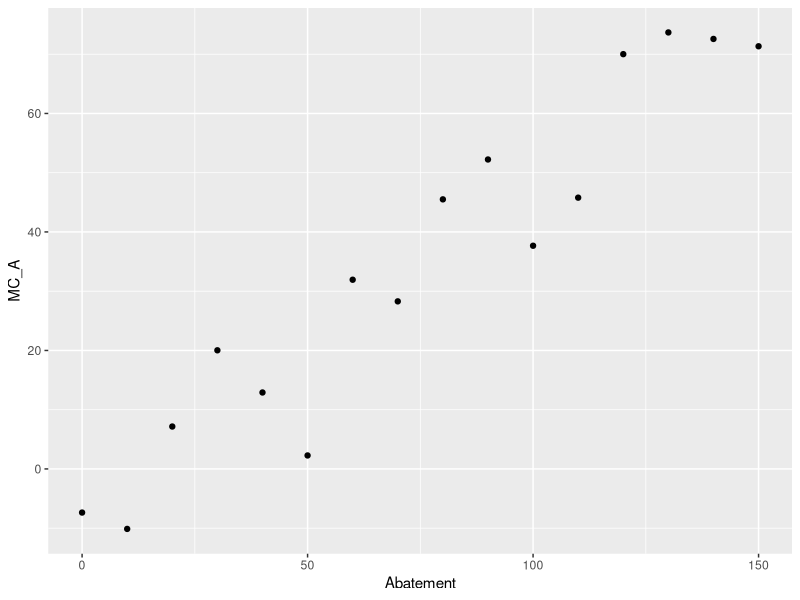
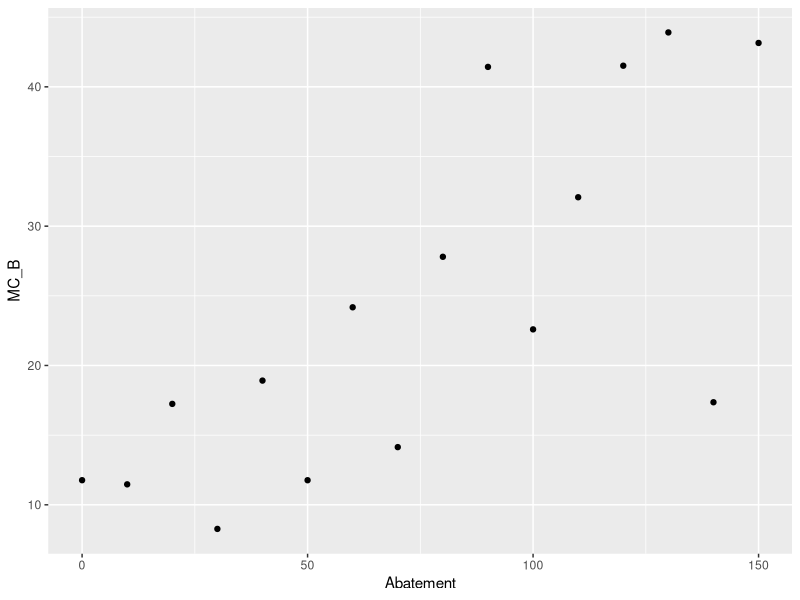
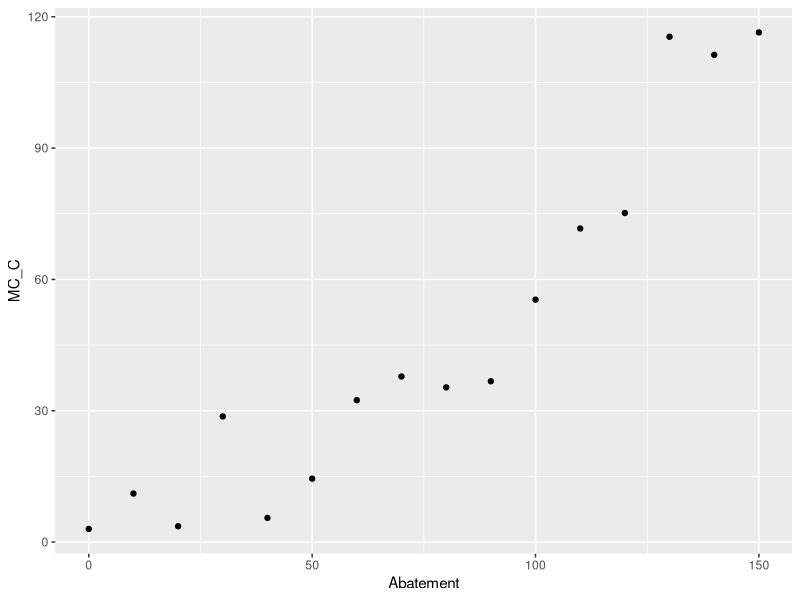
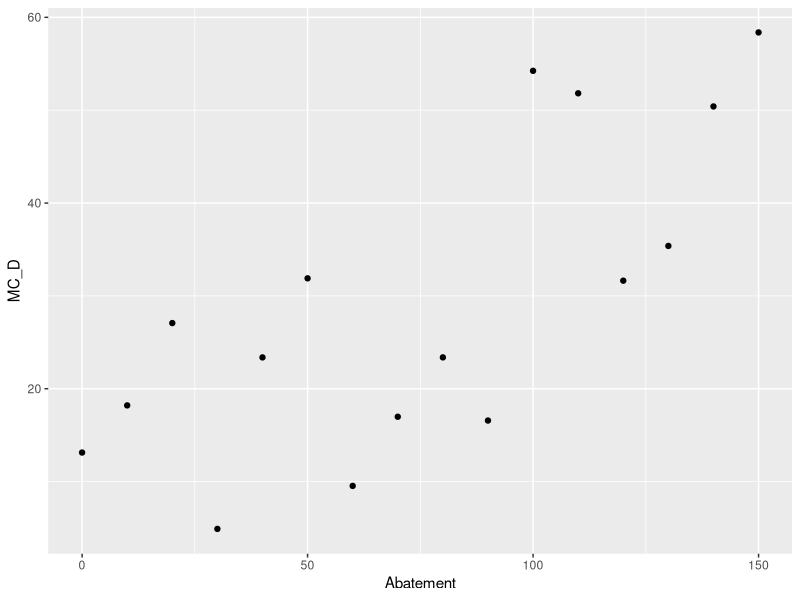
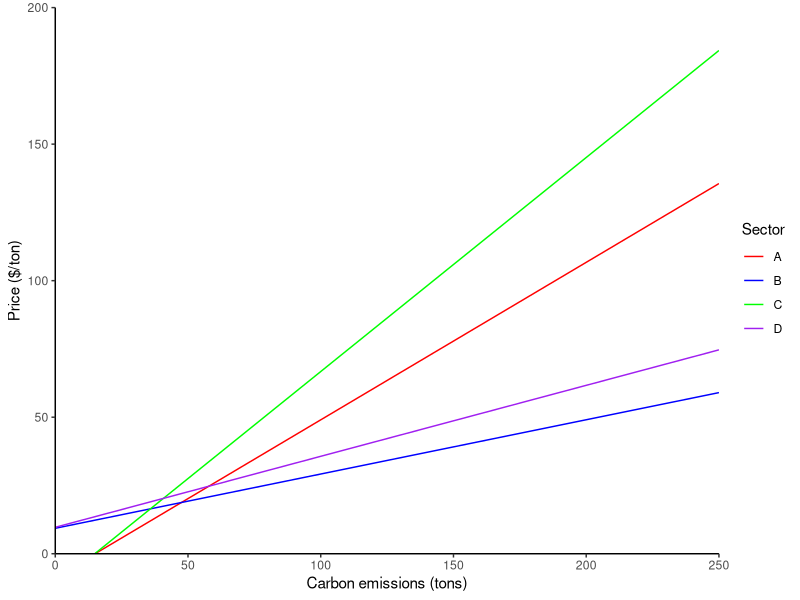
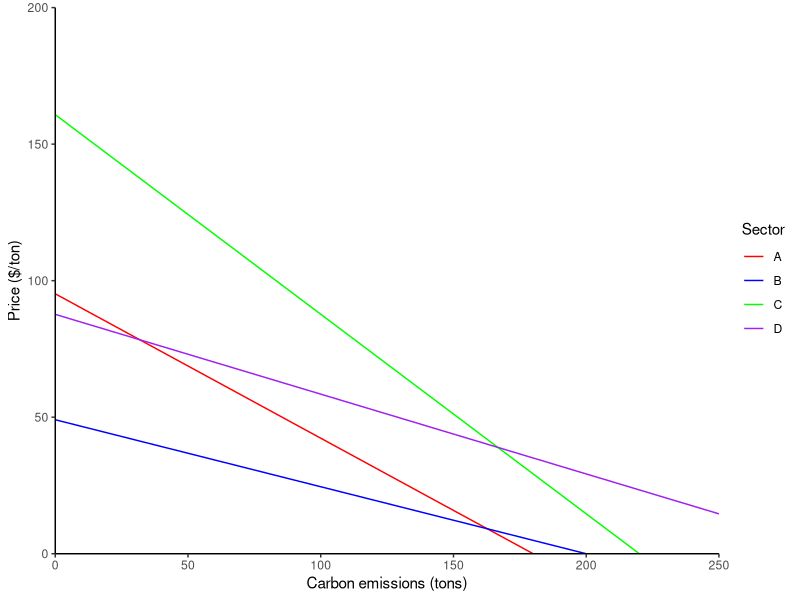

Source code (R) for these figures, in order:
## ---- chunk 1
knitr::opts_chunk$set(echo = TRUE)
## ---- chunk 2

library(tidyverse)
library(reshape2)

carbon_abate <- read_csv("HW4Data.csv")

## ---- chunk 3
#Marginal cost of abatement scatter plots
sector_A <- ggplot(carbon_abate, aes(x = Abatement, y = MC_A)) +
  geom_point()
sector_A

sector_B <- ggplot(carbon_abate, aes(x = Abatement, y = MC_B)) +
  geom_point()
sector_B

sector_C <- ggplot(carbon_abate, aes(x = Abatement, y = MC_C)) +
  geom_point()
sector_C

sector_D <- ggplot(carbon_abate, aes(x = Abatement, y = MC_D)) +
  geom_point()
sector_D

## ---- chunk 4

#MC Linear regressions
model_A <- lm(MC_A ~ Abatement, data = carbon_abate)
summary(model_A)

model_B <- lm(MC_B ~ Abatement, data = carbon_abate)
summary(model_B)

model_C <- lm(MC_C ~ Abatement, data = carbon_abate)
summary(model_C)

model_D <- lm(MC_D ~ Abatement, data = carbon_abate)
summary(model_D)

#MC Functions 
MC_A_fxn <- function(Q) {(model_A$coefficients[2])*Q + model_A$coefficients[1]}
MC_B_fxn <- function(Q) {(model_B$coefficients[2])*Q + model_B$coefficients[1]}
MC_C_fxn <- function(Q) {(model_C$coefficients[2])*Q + model_C$coefficients[1]}
MC_D_fxn <- function(Q) {(model_D$coefficients[2])*Q + model_D$coefficients[1]}
## ---- chunk 5

#MC graph
MC_graph <- ggplot(data.frame(x=c(1, 250)), aes(x=x)) + 
  stat_function(fun = MC_A_fxn, geom = "line", aes(color="A")) + 
  stat_function(fun = MC_B_fxn, geom = "line", aes(color="B")) + 
  stat_function(fun = MC_C_fxn, geom = "line", aes(color="C")) + 
  stat_function(fun = MC_D_fxn, geom = "line", aes(color="D")) + 
  xlab("Carbon emissions (tons)") + 
  ylab("Price ($/ton)") +
  scale_x_continuous(expand = c(0,0), limits = c(0,250))+
  scale_y_continuous(expand = c(0,0), limits = c(0,200))+ 
  scale_color_manual(values = c(A="red", B="blue", C="green", D="purple"), name = "Sector")+
  theme_classic() 
MC_graph


## ---- chunk 6
#Set initial emissions
Q_A_initial <- 180
Q_B_initial <- 200
Q_C_initial <- 220
Q_D_initial <- 300


#Price for each sector at their initial Q (i.e. the y intercept of the demand function)
demand_A_int <- (model_A$coefficients[1] + model_A$coefficients[2]*Q_A_initial)
demand_A_int #95.18706 

demand_B_int <- (model_B$coefficients[1] + model_B$coefficients[2]*Q_B_initial)
demand_B_int #49.06656 

demand_C_int <- (model_C$coefficients[1] + model_C$coefficients[2]*Q_C_initial)
demand_C_int #160.7868 

demand_D_int <- (model_D$coefficients[1] + model_D$coefficients[2]*Q_D_initial)
demand_D_int #87.66577 


#Slope of the demand function for each sector
demand_A_slope <- (demand_A_int/-Q_A_initial)
demand_A_slope # -0.528817 

demand_B_slope <- (demand_B_int/-Q_B_initial)
demand_B_slope # -0.2453328 

demand_C_slope <- (demand_C_int/-Q_C_initial)
demand_C_slope # -0.7308492 

demand_D_slope <- (demand_D_int/-Q_D_initial)
demand_D_slope # -0.2922192 


#Final demand functions (price = slope*Q + intercept)
demand_A_fxn <- function(Q) {demand_A_slope*Q + demand_A_int}
demand_B_fxn <- function(Q) {demand_B_slope*Q + demand_B_int}
demand_C_fxn <- function(Q) {demand_C_slope*Q + demand_C_int}
demand_D_fxn <- function(Q) {demand_D_slope*Q + demand_D_int}


## ---- chunk 7
#Demand graph
demand_graph <- ggplot(data.frame(x=c(1, 250)), aes(x=x)) + 
  stat_function(fun = demand_A_fxn, geom = "line", aes(color="A")) + 
  stat_function(fun = demand_B_fxn, geom = "line", aes(color="B")) + 
  stat_function(fun = demand_C_fxn, geom = "line", aes(color="C")) + 
  stat_function(fun = demand_D_fxn, geom = "line", aes(color="D")) + 
  xlab("Carbon emissions (tons)") + 
  ylab("Price ($/ton)") +
  scale_x_continuous(expand = c(0,0), limits = c(0,250))+
  scale_y_continuous(expand = c(0,0), limits = c(0,200))+
  theme_classic() +
  scale_color_manual(values = c(A="red", B="blue", C="green", D="purple"), name = "Sector")
demand_graph


## ---- chunk 8
#Sector cost
cost_A_cap <- integrate(demand_A_fxn, 80, Q_A_initial)
cost_A_cap # 2644.085

cost_B_cap <- integrate(demand_B_fxn, 100, Q_B_initial)
cost_B_cap # 1226.664

cost_C_cap <- integrate(demand_C_fxn, 120, Q_C_initial)
cost_C_cap # 3654.246

## ---- chunk 9
#Total cost
cost_total_cap <- cost_A_cap[["value"]] + cost_B_cap[["value"]] + cost_C_cap[["value"]]
cost_total_cap # 7524.995

#Total cost of the carbon cap policy is $7524.995

## ---- chunk 10

#Total tax revenue = $0 
## ---- chunk 11

#Define the coefficients
MC_A_slope <- model_A$coefficients[2]
MC_B_slope <- model_B$coefficients[2]
MC_C_slope <- model_C$coefficients[2]
MC_D_slope <- model_D$coefficients[2]

MC_A_int <- model_A$coefficients[1]
MC_B_int <- model_B$coefficients[1]
MC_C_int <- model_C$coefficients[1]
MC_D_int <- model_D$coefficients[1]

#Create an aggregate marginal cost function
MC_agg_fxn <- function(Q) {(Q + (MC_A_int/MC_A_slope) + (MC_B_int/MC_B_slope) + (MC_C_int/MC_C_slope)) / ((1/MC_A_slope) + (1/MC_B_slope) + (1/MC_C_slope))}

tax <- MC_agg_fxn(300)
tax #39.42658 

#MC solved for price to calculate the quantitiy Carbon emitted with tax price
A_MC_P <- function(P) {(P - model_A$coefficients[1]) / model_A$coefficients[2]}
B_MC_P <- function(P) {(P - model_B$coefficients[1]) / model_B$coefficients[2]}
C_MC_P <- function(P) {(P - model_C$coefficients[1]) / model_C$coefficients[2]}
D_MC_P <- function(P) {(P - model_D$coefficients[1]) / model_D$coefficients[2]}

#carbon emitted per sector with tax
Q_A_tax <- Q_A_initial- A_MC_P(tax)
Q_B_tax <- Q_B_initial - B_MC_P(tax)
Q_C_tax <- Q_C_initial - C_MC_P(tax)

#amount amount emitted!
Q_A_tax #96.66511 tons carbon
Q_B_tax #48.50442 tons carbon
Q_C_tax #154.8305 tons carbon

#total emitted
Q_total_tx <- Q_A_tax + Q_B_tax + Q_C_tax
Q_total_tx


## ---- chunk 12
#amount adate per sector
abate_A_tax <- A_MC_P(tax)
abate_B_tax <- B_MC_P(tax)
abate_C_tax <- C_MC_P(tax)

# cost to each sector
cost_A_tax <- integrate(MC_A_fxn, 0, abate_A_tax)
total_cost_A_tax <- cost_A_tax[["value"]] + (Q_A_tax*tax) # adding in the tax amount for the total cost, Eamon mentioned this let me know if you think this makes sense
total_cost_A_tax # 5093.786 total cost to sector A under tax (with addition of tax)

cost_B_tax <- integrate(MC_B_fxn, 0, abate_B_tax)
total_cost_B_tax <- cost_B_tax[["value"]] + (Q_B_tax*tax)
total_cost_B_tax #5604.635

cost_C_tax <- integrate(MC_C_fxn, 0, abate_C_tax)
total_cost_C_tax <- cost_C_tax[["value"]] + (Q_C_tax*tax)
total_cost_C_tax #7009.365

total_cost_tax_prerev <- total_cost_A_tax + total_cost_B_tax + total_cost_C_tax
total_cost_tax_prerev

## ---- chunk 13
#amount emitted times the tax
A_tax_rev <- Q_A_tax*tax
B_tax_rev <- Q_B_tax*tax
C_tax_rev <- Q_C_tax*tax

A_tax_rev
B_tax_rev
C_tax_rev

#total tax revenue
total_tax_rev <- A_tax_rev + B_tax_rev + C_tax_rev
total_tax_rev #11827.97

#total cost to whole Country X, (total cost - tax revenue)
total_cost_tax <- total_cost_tax_prerev - total_tax_rev
total_cost_tax #11519.4

cost_A_tax[["value"]] + cost_B_tax[["value"]] + cost_C_tax[["value"]] #11519.40

## ---- chunk 14
#same emission and cost as tax

Q_A_tax 
Q_B_tax 
Q_C_tax 

A_credit_bought <- Q_A_tax - 80
B_credit_sold <- 100 - Q_B_tax 
C_credit_bought <-  Q_C_tax - 120

cost_A_trade <- integrate(MC_A_fxn, 0, abate_A_tax)
cost_A_trade #2470.671
cost_A_trade_credit <- cost_A_trade[["value"]] + A_credit_bought
cost_A_trade_credit #2474.006

cost_B_trade <- integrate(MC_B_fxn, 0, abate_B_tax)
cost_B_trade #288.5947
cost_B_trade_credit <- cost_B_trade[["value"]] - B_credit_sold
cost_B_trade_credit #340.0902

cost_C_trade <- integrate(MC_C_fxn, 0, abate_C_tax)
cost_C_trade #8760.131
cost_C_trade_credit <- cost_C_trade[["value"]] + C_credit_bought
cost_C_trade_credit #8705.301

total_cost_trade <- cost_A_trade[["value"]] + cost_B_trade[["value"]] + cost_C_trade[["value"]]
total_cost_trade #11519.40

total_cost_trade_credit <- cost_A_trade_credit + cost_B_trade_credit + cost_C_trade_credit
total_cost_trade_credit

## ---- chunk 15
#aggregate marginal cost curve with the addition of sector D

MC_agg_allsec_fxn <- function(Q) {(Q + (MC_A_int/MC_A_slope) + (MC_B_int/MC_B_slope) + (MC_C_int/MC_C_slope) + (MC_D_int/MC_D_slope)) / ((1/MC_A_slope) + (1/MC_B_slope) + (1/MC_C_slope) + (1/MC_D_slope))}

#total emission Country X and Y is 300

credit_all <- MC_agg_allsec_fxn(300)
credit_all #29.80249 cost carbon credit

#carbon abated by each sector both countries
Q_A_trade <- A_MC_P(credit_all)
Q_B_trade <- B_MC_P(credit_all)
Q_C_trade <- C_MC_P(credit_all)
Q_D_trade <- D_MC_P(credit_all)

Q_A_trade #66.65079 tons carbon
Q_B_trade #103.0711 tons carbon
Q_C_trade #52.89119 tons carbon
Q_D_trade #77.3869 tons carbon

Q_total_trade <- Q_A_trade + Q_B_trade + Q_C_trade + Q_D_trade
Q_total_trade #300 tons carbon
 
## ---- chunk 16

cost_A_trade_all <- integrate(demand_A_fxn, Q_A_trade, Q_A_initial)
cost_A_trade_all 

cost_B_trade_all <- integrate(demand_B_fxn, Q_B_trade, Q_B_initial)
cost_B_trade_all 

cost_C_trade_all <- integrate(demand_C_fxn, Q_C_trade, Q_C_initial)
cost_C_trade_all 

cost_D_trade_all <- integrate(demand_D_fxn, Q_D_trade, Q_D_initial)
cost_D_trade_all 

total_cost_trade_all <- cost_A_trade[["value"]] + cost_B_trade[["value"]] + cost_C_trade[["value"]] + cost_C_trade[["value"]]
total_cost_trade_all 


## ---- chunk 17
#country X tons of air pollution is equal to the amount of carbon emitted
country_x_pollution_1 <- Q_A_tax + Q_B_tax + Q_C_tax
country_x_pollution_1 #300 tons air pollution in country x

country_y_pollution <- 300 # tons air pollution = normal emissions

## ---- chunk 18
country_x_pollution_2 <- Q_A_trade + Q_B_trade + Q_C_trade 
country_x_pollution_2

country_y_pollution_2 <-Q_D_trade
country_y_pollution_2

## ---- chunk 19



